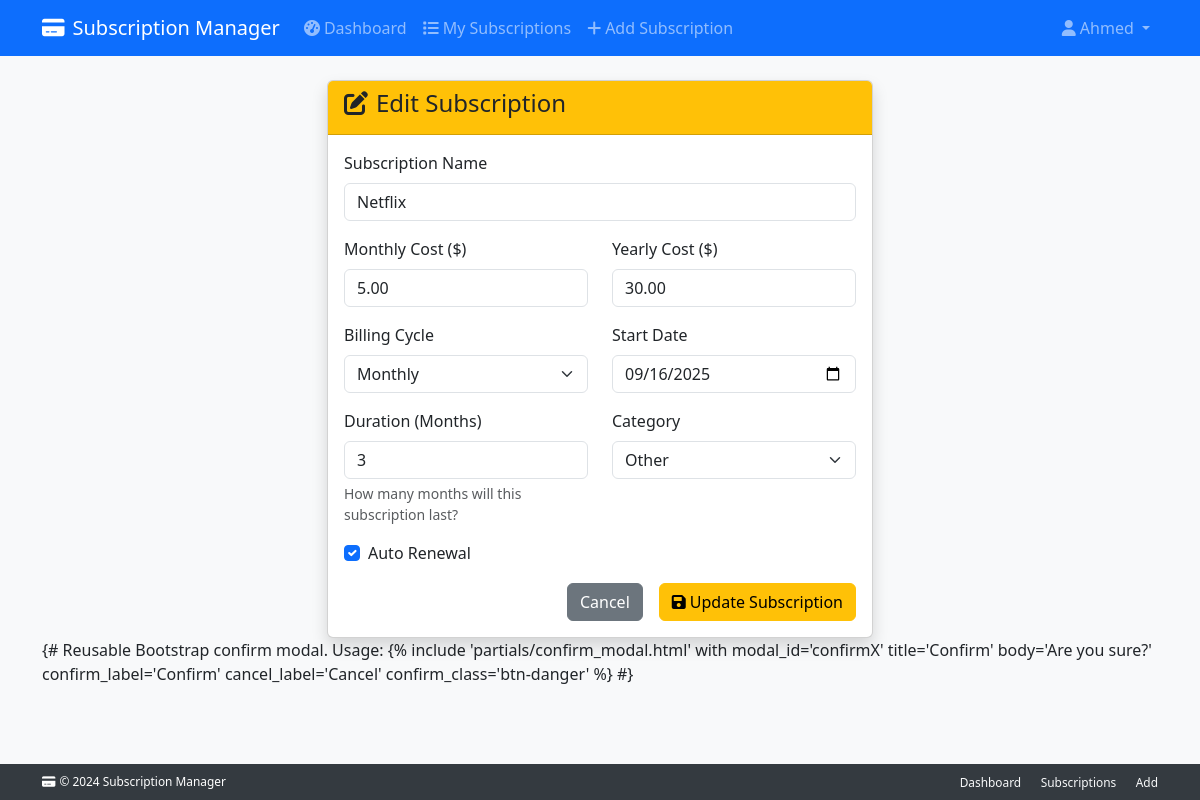
Page /subscriptions/1/edit/ (signed in) on the committed database.
### subscriptions/models.py (models this page shows, shortened)
class Subscription(models.Model):
    user = models.ForeignKey(settings.AUTH_USER_MODEL, on_delete=models.CASCADE, related_name="subscriptions")
    name = models.CharField(max_length=200)
    monthly_cost = models.DecimalField(max_digits=10, decimal_places=2, null=True, blank=True)
    yearly_cost = models.DecimalField(max_digits=10, decimal_places=2, null=True, blank=True)
    billing_cycle = models.CharField(max_length=10, choices=BILLING_CYCLE_CHOICES)
    start_date = models.DateField()
    renewal_date = models.DateField(null=True, blank=True)
    duration_months = models.PositiveIntegerField(null=True, blank=True, help_text="Duration in months (for monthly billing)")
    duration_years = models.PositiveIntegerField(null=True, blank=True, help_text="Duration in years (for yearly billing)")
    is_active = models.BooleanField(default=True)
    auto_renewal = models.BooleanField(default=True)  # Default enabled
    category = models.ForeignKey(Category, on_delete=models.PROTECT)
    created_at = models.DateTimeField(auto_now_add=True)
    updated_at = models.DateTimeField(auto_now=True)

### subscriptions/views.py (the view)
# urls.py: path('<int:pk>/edit/', views.edit_subscription, name='edit_subscription'),
@login_required
def edit_subscription(request, pk):
    subscription = get_object_or_404(Subscription, pk=pk, user=request.user)
    if request.method == 'POST':
        form = SubscriptionForm(request.POST, instance=subscription)
        if form.is_valid():
            form.save()
            messages.success(request, 'Subscription updated successfully!')
            return redirect('subscription_detail', pk=pk)
    else:
        form = SubscriptionForm(instance=subscription)
    return render(request, 'subscriptions/edit_subscription.html', {
        'form': form, 'subscription': subscription
    })

### subscriptions/models.py (called while the page is built)
    def __str__(self):
        return self.name

### subscriptions/templates/subscriptions/edit_subscription.html (shortened to what this page needs)
{% extends 'base.html' %} {% block title %}Edit {{ subscription.name }} - Subscription Manager{% endblock %} {% block content %}
<div class="row justify-content-center">
  <div class="col-md-8 col-lg-6">
    <div class="card shadow">
      <div class="card-header bg-warning text-dark">
        <h4><i class="fas fa-edit me-2"></i>Edit Subscription</h4>
      </div>
      <div class="card-body">
        <form method="post">
          <div class="row">
            <div class="col-md-12 mb-3">
              <label for="{{ form.name.id_for_label }}" class="form-label"
                >{{ form.name.label }}</label
              >
              {{ form.name }}
            </div>
          </div>
          <div class="row">
            <div class="col-md-6 mb-3">
              <label
                for="{{ form.monthly_cost.id_for_label }}"
                class="form-label"
                >{{ form.monthly_cost.label }}</label
              >
              {{ form.monthly_cost }}
            </div>
            <div class="col-md-6 mb-3">
              <label
                for="{{ form.yearly_cost.id_for_label }}"
                class="form-label"
                >{{ form.yearly_cost.label }}</label
              >
              {{ form.yearly_cost }}
            </div>
          </div>
          <div class="row">
            <div class="col-md-6 mb-3">
              <label
                for="{{ form.billing_cycle.id_for_label }}"
                class="form-label"
                >{{ form.billing_cycle.label }}</label
              >
              {{ form.billing_cycle }}
            </div>
            <div class="col-md-6 mb-3">
              <label for="{{ form.start_date.id_for_label }}" class="form-label"
                >{{ form.start_date.label }}</label
              >
              {{ form.start_date }}
            </div>
          </div>
          <div class="row">
            <div
              class="col-md-6 mb-3"
              id="duration-months-field"
              style="display: none"
            >
              <label
                for="{{ form.duration_months.id_for_label }}"
                class="form-label"
                >{{ form.duration_months.label }}</label
              >
              {{ form.duration_months }}
              <div class="form-text">
                How many months will this subscription last?
              </div>
            </div>
            <div class="col-md-6 mb-3">
              <label for="{{ form.category.id_for_label }}" class="form-label"
                >{{ form.category.label }}</label
              >
              {{ form.category }}
            </div>
          </div>
          <div class="row">
            <div class="col-md-12 mb-3">
              <div class="form-check">
                {{ form.auto_renewal }}
                <label
                  class="form-check-label"
                  for="{{ form.auto_renewal.id_for_label }}"
                >
                  {{ form.auto_renewal.label }}
                </label>
              </div>
            </div>
          </div>
          <div class="d-grid gap-2 d-md-flex justify-content-md-end">
            <a
              href="{% url 'subscription_detail' subscription.pk %}"
              class="btn btn-secondary me-md-2"
              >Cancel</a
            >
            <button
              type="button"
              class="btn btn-warning"
              id="submit-confirmation-trigger"
            >
              <i class="fas fa-save me-1"></i>Update Subscription
            </button>
          </div>
        </form>
      </div>
    </div>
  </div>
</div>
{% include 'partials/confirm_modal.html' with modal_id='confirmScheduleChange' title='Confirm Schedule Change' body='Changing start date, billing cycle, or duration will delete all existing payments for this subscription and reset the schedule. This cannot be undone. Continue?' confirm_label='Yes, reset payments' confirm_class='btn-danger' %}
{% endblock %}

### subscriptions_management_project/templates/base.html (shortened to what this page needs)
<!DOCTYPE html>
<html lang="en">
  <head>
    <link
      href="https://cdn.jsdelivr.net/npm/bootstrap@5.3.0/dist/css/bootstrap.min.css"
      rel="stylesheet"
    />
    <link
      href="https://cdnjs.cloudflare.com/ajax/libs/font-awesome/6.0.0/css/all.min.css"
      rel="stylesheet"
    />
  </head>
  <body class="bg-light">
    <nav class="navbar navbar-expand-lg navbar-dark bg-primary">
      <div class="container">
        <a class="navbar-brand" href="{% url 'dashboard' %}">
          <i class="fas fa-credit-card me-2"></i>Subscription Manager
        </a>
        <div class="collapse navbar-collapse" id="navbarNav">
          <ul class="navbar-nav me-auto">
            {% if user.is_authenticated %}
            <li class="nav-item">
              <a class="nav-link" href="{% url 'dashboard' %}">
                <i class="fas fa-tachometer-alt me-1"></i>Dashboard
              </a>
            </li>
            <li class="nav-item">
              <a class="nav-link" href="{% url 'subscription_list' %}">
                <i class="fas fa-list me-1"></i>My Subscriptions
              </a>
            </li>
            <li class="nav-item">
              <a class="nav-link" href="{% url 'add_subscription' %}">
                <i class="fas fa-plus me-1"></i>Add Subscription
              </a>
            </li>
            {% endif %}
          </ul>
          <ul class="navbar-nav">
            {% if user.is_authenticated %}
            <li class="nav-item dropdown">
              <a
                class="nav-link dropdown-toggle"
                href="#"
                id="navbarDropdown"
                role="button"
                data-bs-toggle="dropdown"
              >
                <i class="fas fa-user me-1"></i>{{ user.username }}
              </a>
            </li>
            {% endif %}
          </ul>
        </div>
      </div>
    </nav>
    <div class="main-content">
      <div class="content-wrapper">
        <main class="container mt-4 mb-5">
          {% block content %}{% endblock %}
        </main>
      </div>
      <footer class="footer">
        <div class="container">
          <div class="row align-items-center">
            <div class="col-md-6">
              <p class="mb-0 small">
                <i class="fas fa-credit-card me-1"></i>&copy; 2024 Subscription
                Manager
              </p>
            </div>
            <div class="col-md-6 text-md-end">
              <a
                href="{% url 'dashboard' %}"
                class="text-light text-decoration-none me-3 small"
                >Dashboard</a
              >
              <a
                href="{% url 'subscription_list' %}"
                class="text-light text-decoration-none me-3 small"
                >Subscriptions</a
              >
              <a
                href="{% url 'add_subscription' %}"
                class="text-light text-decoration-none small"
                >Add</a
              >
            </div>
          </div>
        </div>
      </footer>
    </div>
  </body>
</html>

### subscriptions_management_project/templates/base.html (style rules this page uses)
html, body { height: 100%; }
body { display: flex; flex-direction: column; }
.main-content { flex: 1; display: flex; flex-direction: column; }
.content-wrapper { flex: 1; }
.footer { background-color: #343a40; color: white; padding: 8px 0; margin-top: auto; font-size: 0.85rem; }

### rows in the picture
Subscription: name "Netflix", monthly_cost "5.00", yearly_cost "30.00", billing_cycle "Monthly", start_date "09/16/2025", duration_months "3", category "Other", auto_renewal "☑"

### other values in the picture
{{ user.username }} "Ahmed"
